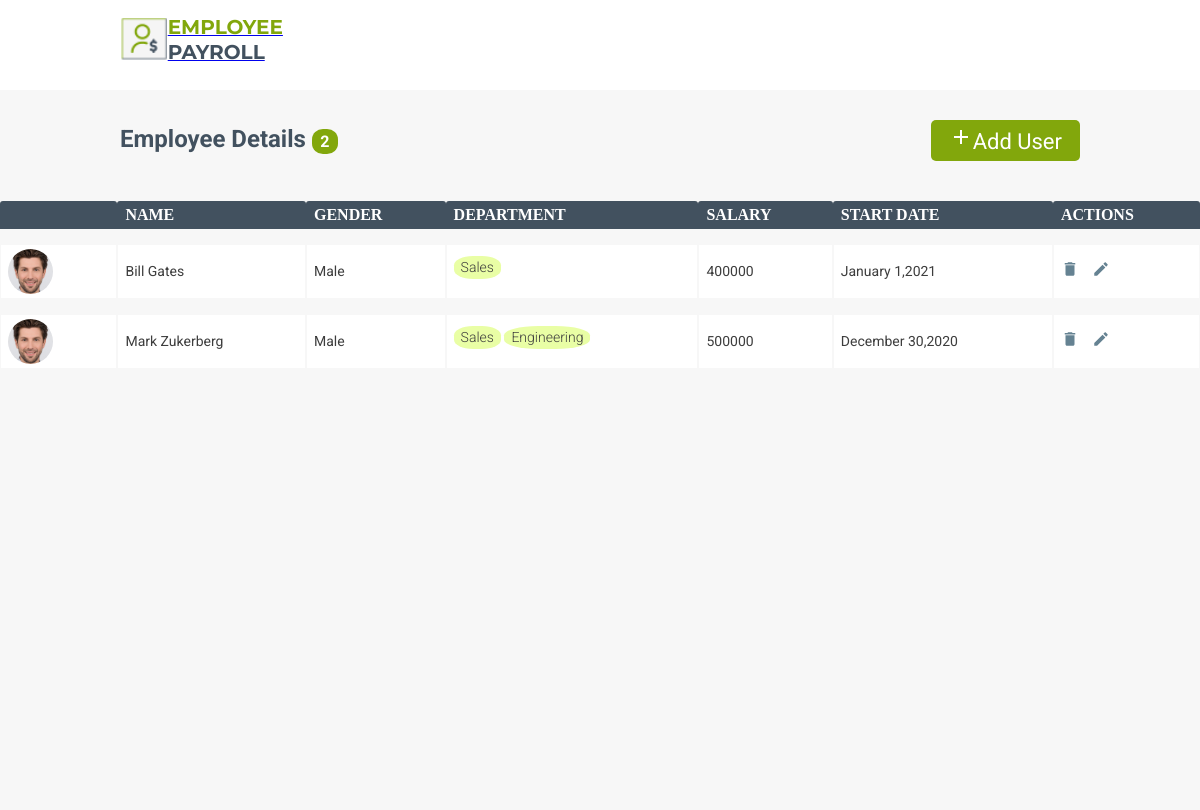
The app's page /employees/, older data.
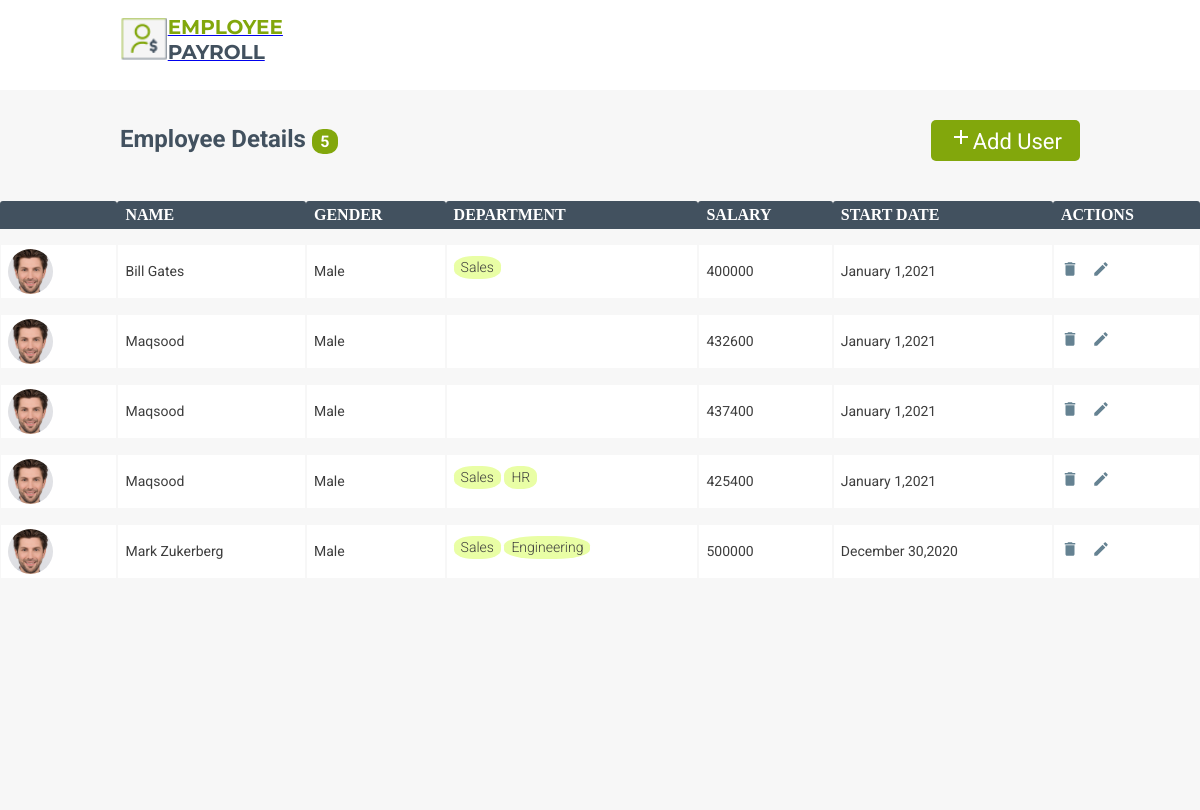
The same page, newer data.
### employees/models.py (models this page shows, shortened)
class Employee(models.Model):
    name=models.CharField(max_length=50)
    profile_pic=models.CharField(max_length=200)
    gender=models.CharField(max_length=6)
    departments=models.ManyToManyField(Department)
    salary=models.IntegerField()
    start_date=models.DateField()
    note=models.TextField()
    class Meta:
        ordering=['name']

class Department(models.Model):
    department_name=models.CharField(max_length=100)
    def __str__(self):
        return self.department_name

### employees/views.py (the view)
# urls.py: path('',employeesList),
def employeesList(request):
    employees=Employee.objects.all()
    return render(request,'Employees_List.html',{'employees':employees})

### employees/templates/Employees_List.html (shortened to what this page needs)
<!DOCTYPE html>
<html lang="en">
{% load static %}
<head>
    <link rel="stylesheet" href="{% static 'css/Employees_List.css' %}">
</head>
<body>
    <header class="header-content header">
        <a href="/employees/">
            <div class="logo-content">
                <img src="{% static 'assets/images/logo.png' %}" alt="" style="width:50.24px;height:46.57px;">
                <div>
                    <span class="emp-text">EMPLOYEE</span><br>
                    <span class="emp-text emp-payroll">PAYROLL</span>
                </div>
            </div>
        </a>
    </header>
    <div class="main-content">
        <div class="header-content">
            <div class="emp-detail-text">
              Employee Details <div class="emp-count">{{ employees|length }}</div>
            </div>
            <a href="/employees/add/" class="add-button">
                <img src="{% static 'assets/icons/add-24px.svg' %}" alt="">Add User</a>
        </div>
        <table id="table-display" class="table">
            <tr><th></th><th>Name</th><th>Gender</th><th>Department</th><th>Salary</th><th>Start Date</th><th>Actions</th></tr>
            {% for employee in employees %}
            <tr>
                <td>
                    <img class="profile" alt="Profile Pic" src="{% static employee.profile_pic %}">
                </td>
                <td>{{ employee.name }}</td>
                <td>{{ employee.gender }}</td>
                <td>
                    {% for department in employee.departments.all %}
                    <div class='dept-label'>{{ department }}</div>
                    {% endfor %}
                </td>
                <td>{{ employee.salary }}</td>
                <td>{{ employee.start_date|date:"F j,Y" }}</td>
                <td>
                    <a href="/employees/delete/{{ employee.id }}/"><img alt="delete" src="{% static '/assets/icons/delete-black-18dp.svg' %}"></a>
                    <a href="/employees/edit/{{ employee.id }}/"><img alt="edit" src="{% static '/assets/icons/create-black-18dp.svg' %}"></a>
                </td>
            </tr>
            {% endfor %}
        </table>
    </div>
</body>
</html>

Row changes from the older to the newer data that the page shows:
added Employee: profile_pic (picture), name "Maqsood", gender "Male", salary "432600", start_date "January 1,2021"
added Employee: profile_pic (picture), name "Maqsood", gender "Male", salary "437400", start_date "January 1,2021"
added Employee: profile_pic (picture), name "Maqsood", gender "Male", salary "425400", start_date "January 1,2021", Department (department_name "Sales")
added Department: department_name "HR", shown under "Maqsood"
Text that changed along with them:
{{ employees|length }}: "2" → "5"
